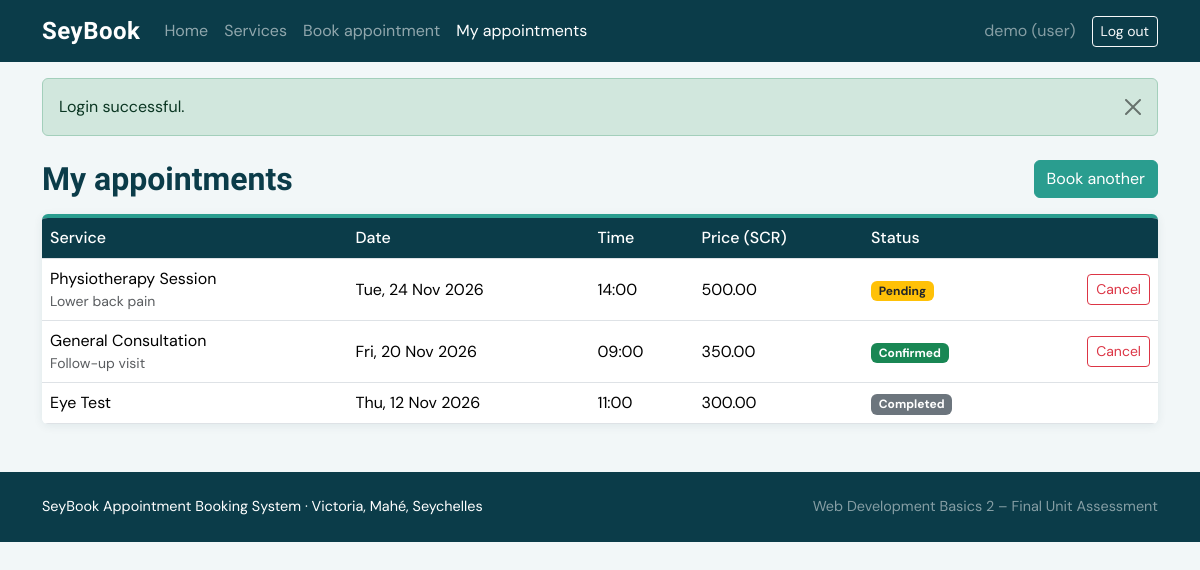
The page /my_appointments.php (signed in) on the database its author committed.
### tables this page shows
CREATE TABLE appointments (
  id INT AUTO_INCREMENT PRIMARY KEY,
  user_id INT NOT NULL,
  service_id INT NOT NULL,
  appt_date DATE NOT NULL,
  appt_time TIME NOT NULL,
  notes VARCHAR(255) DEFAULT NULL,
  status ENUM('Pending','Confirmed','Completed','Cancelled') NOT NULL DEFAULT 'Pending',
  created_at TIMESTAMP DEFAULT CURRENT_TIMESTAMP,
  FOREIGN KEY (user_id) REFERENCES users(id) ON DELETE CASCADE,
  FOREIGN KEY (service_id) REFERENCES services(id) ON DELETE CASCADE
);

CREATE TABLE services (
  id INT AUTO_INCREMENT PRIMARY KEY,
  name VARCHAR(100) NOT NULL,
  description VARCHAR(255) NOT NULL,
  price DECIMAL(8,2) NOT NULL,
  duration_min INT NOT NULL
);

### my_appointments.php (the view, shortened to what this page needs)
<?php
require_once 'config/db.php';
require_once 'includes/auth.php';
$stmt = $conn->prepare('SELECT a.id, a.appt_date, a.appt_time, a.notes, a.status, s.name, s.price FROM appointments a JOIN services s ON a.service_id = s.id WHERE a.user_id = ? ORDER BY a.appt_date DESC, a.appt_time DESC');
$stmt->bind_param('i', $_SESSION['user_id']);
$stmt->execute();
$rows = $stmt->get_result();
include 'includes/header.php';
?>
<div class="container mt-4">
  <div class="d-flex justify-content-between align-items-center mb-3">
    <h2 class="page-title mb-0">My appointments</h2>
    <a href="book.php" class="btn btn-sb" onmouseover="hoverOn(this)" onmouseout="hoverOff(this)">Book another</a>
  </div>
  <?php if ($rows->num_rows === 0): ?>
    <div class="alert alert-info">You have no appointments yet. <a href="book.php" class="alert-link">Book your first one.</a></div>
  <?php else: ?>
  <div class="table-responsive card sb-card">
    <table class="table table-hover align-middle mb-0">
      <thead><tr><th>Service</th><th>Date</th><th>Time</th><th>Price (SCR)</th><th>Status</th><th></th></tr></thead>
      <tbody>
      <?php while ($r = $rows->fetch_assoc()): ?>
        <tr>
          <td><?= e($r['name']) ?><?php if ($r['notes']): ?><div class="small text-muted"><?= e($r['notes']) ?></div><?php endif; ?></td>
          <td><?= e(date('D, d M Y', strtotime($r['appt_date']))) ?></td>
          <td><?= e(substr($r['appt_time'], 0, 5)) ?></td>
          <td><?= number_format($r['price'], 2) ?></td>
          <td><?= status_badge($r['status']) ?></td>
          <td class="text-end"><?php if (in_array($r['status'], ['Pending', 'Confirmed'])): ?><button class="btn btn-outline-danger btn-sm" onclick="openCancel(<?= (int)$r['id'] ?>)">Cancel</button><?php endif; ?></td>
        </tr>
      <?php endwhile; ?>
      </tbody>
    </table>
  </div>
  <?php endif; ?>
</div>
<?php include 'includes/footer.php'; ?>

### includes/auth.php (shortened to what this page needs)
<?php
function e($value) {
    return htmlspecialchars((string)$value, ENT_QUOTES, 'UTF-8');
}
function status_badge($status) {
    $map = ['Pending' => 'warning text-dark', 'Confirmed' => 'success', 'Completed' => 'secondary', 'Cancelled' => 'danger'];
    return '<span class="badge bg-' . ($map[$status] ?? 'light text-dark') . '">' . e($status) . '</span>';
}

### assets/css/style.css (style rules this page uses)
:root { --lagoon: #0B3C49; --aqua: #2A9D8F; --granite: #5B6770; --sun: #F2B134; --mist: #F2F7F8; }
body { font-family: 'DM Sans', system-ui, sans-serif; background: var(--mist); color: #1d2b30; }
h1, h2, h3, h4, .sb-brand { font-family: 'Bricolage Grotesque', 'DM Sans', sans-serif; font-weight: 700; }
.sb-card { border: 0; border-top: 4px solid var(--aqua); box-shadow: 0 2px 10px rgba(11, 60, 73, .08); }
.btn-sb { background: var(--aqua); border-color: var(--aqua); color: #fff; }
.page-title { color: var(--lagoon); }
.table thead th { background: var(--lagoon); color: #fff; font-weight: 500; }

### rows shown on the page
appointments: service.name "Physiotherapy Session", notes "Lower back pain", appt_date "Tue, 24 Nov 2026", appt_time "14:00", service.price "500.00", status "Pending"
appointments: service.name "General Consultation", notes "Follow-up visit", appt_date "Fri, 20 Nov 2026", appt_time "09:00", service.price "350.00", status "Confirmed"
appointments: service.name "Eye Test", appt_date "Thu, 12 Nov 2026", appt_time "11:00", service.price "300.00", status "Completed"

### other values the page prints
$_SESSION['username'] "demo"
$_SESSION['role'] "user"
$f['msg'] "Login successful."
